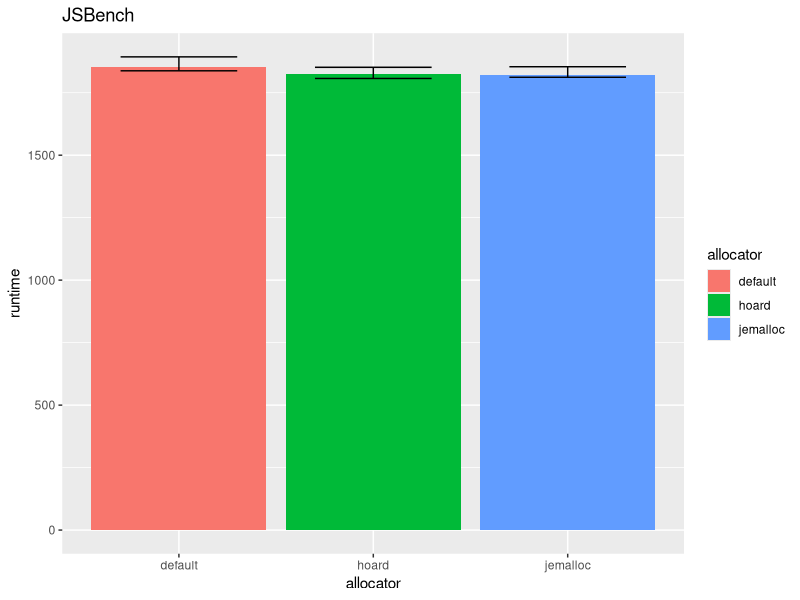
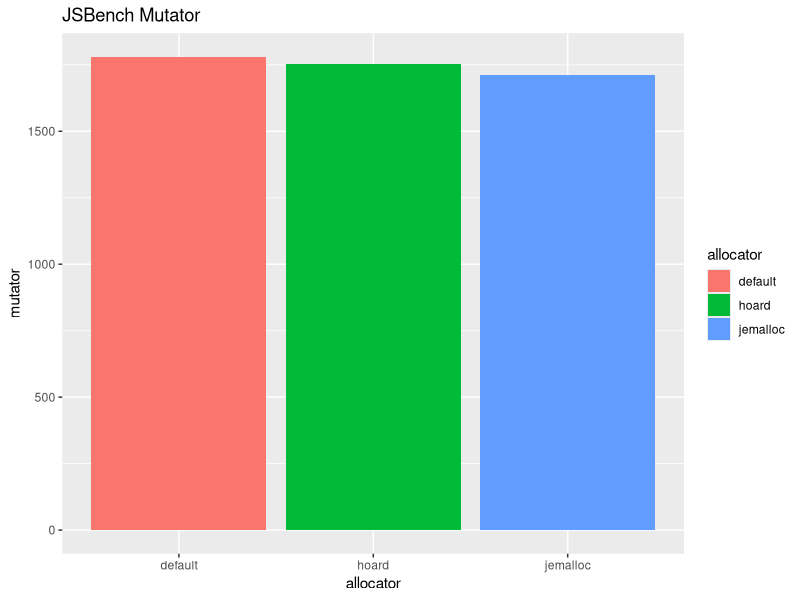
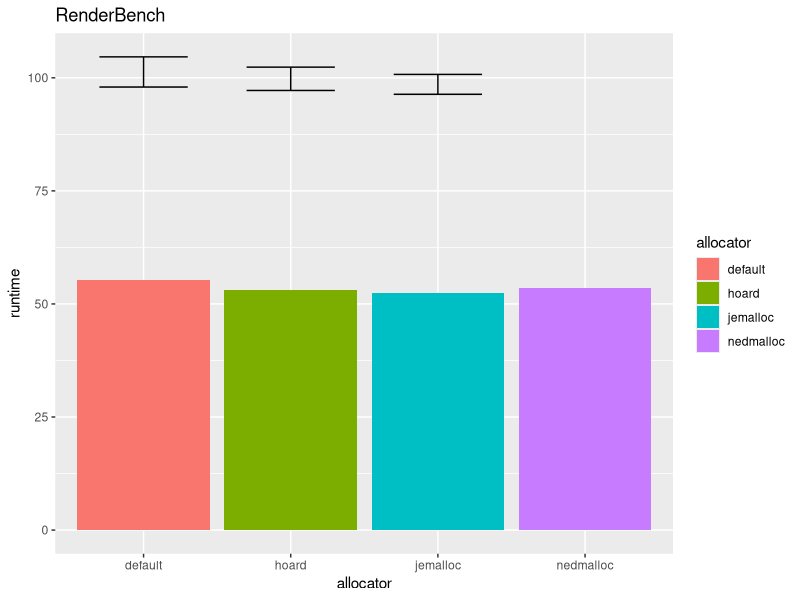
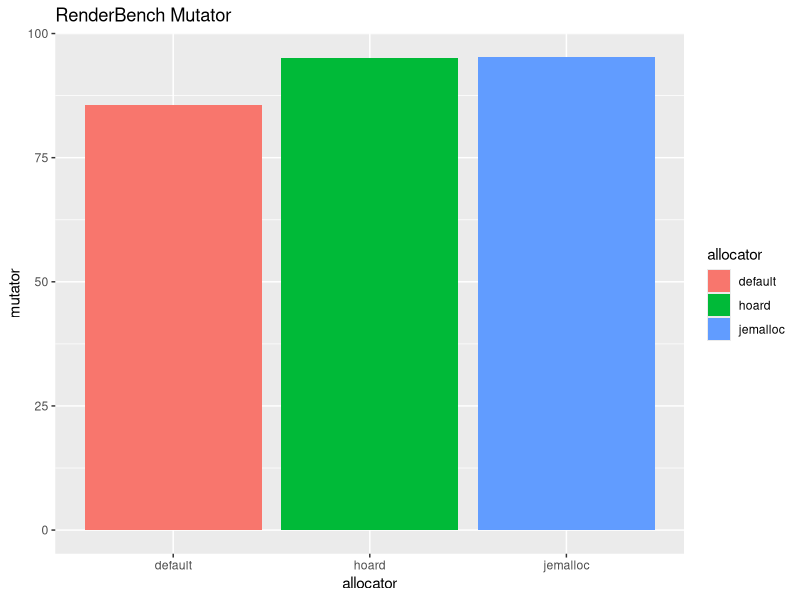
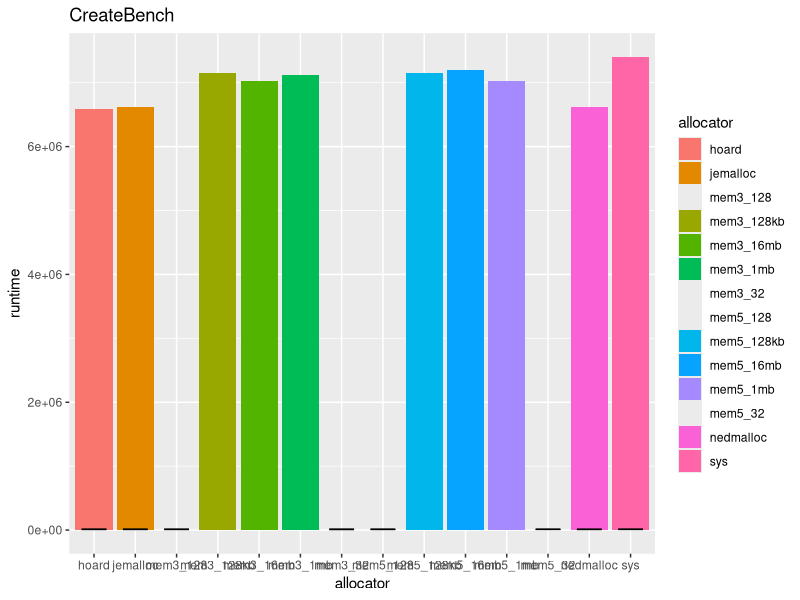
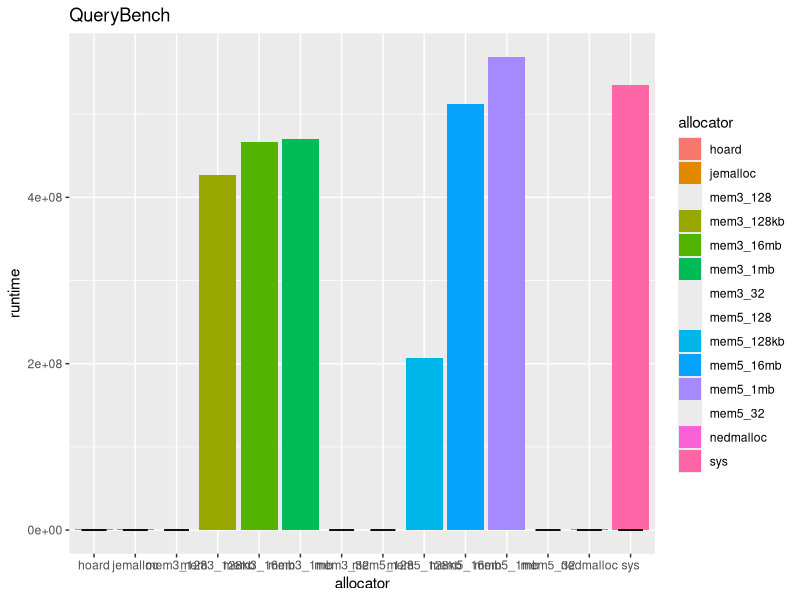
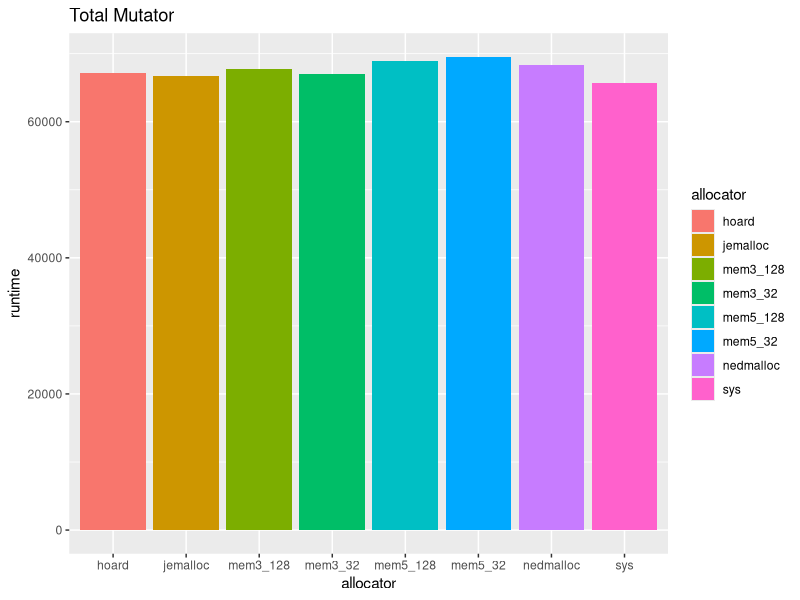

Write the R code that produced these figures, in order. (Note: this script raises an error after producing the figures.)
library(ggplot2)
library(plyr)

ffjsdata <- read.csv(file = "firefox/js.csv", header = T, sep = ",")
ffjsstats <- read.csv(file = "firefox/js_stats.csv", header = T, sep = ",")
ffrenderdata <- read.csv(file = "firefox/render.csv", header = T, sep = ",")
ffrenderstats <- read.csv(file = "firefox/render_stats.csv", header = T, sep = ",")
sqldata <- read.csv(file = "sqlite/results.csv", header = T, sep = ",")
sqlstats <- read.csv(file = "sqlite/stats.csv", header = T, sep = ",")

ffperf <- read.csv(file="firefox/perf.csv", header = T, sep = ",")
sqlperf <- read.csv(file = "sqlite/perf.csv", header = T, sep = ",")

stat_mean <- function(map) {
  stat_summary(mapping = map, fun.y=mean, geom="bar")
}

aes_alloc = aes(x=allocator, fill=allocator)

ffj <- ggplot(ffjsdata,aes_alloc) + ggtitle("JSBench") + stat_summary(mapping=aes(y=runtime), fun.y=mean, geom="bar") + geom_errorbar(data=ffjsstats, mapping=aes(ymin=mean-standard_dev, ymax=mean+standard_dev), width=0.6)
ggsave(filename = "ffj.png", ffj, width = 3.25, height = 4.25)
ffjm <- ggplot(ffjsstats,aes_alloc) + ggtitle("JSBench Mutator") + geom_bar(mapping = aes(y=mutator), stat="identity")
ggsave(filename = "ffjm.png", ffjm, width = 3.25, height = 4.25)
ffr <- ggplot(ffrenderdata,aes_alloc) + ggtitle("RenderBench") + stat_summary(mapping=aes(y=runtime), fun.y=mean, geom="bar") + geom_errorbar(data=ffrenderstats, mapping=aes(ymin=mean-standard_dev, ymax=mean+standard_dev), width=0.6)
ggsave(filename = "ffr.png", ffr, width = 3.25, height = 4.25)
ffrm <- ggplot(ffrenderstats,aes_alloc) + ggtitle("RenderBench Mutator") + geom_bar(mapping = aes(y=mutator), stat="identity")
ggsave(filename = "ffrm.png", ffrm, width = 3.25, height = 4.25)

sqlc <- ggplot(sqldata, aes_alloc) + ggtitle("CreateBench") + ylab("runtime") + stat_summary(mapping=aes(y=create), fun.y=mean, geom="bar") + geom_errorbar(data=sqlstats, mapping=aes(ymin=create_mean-create_stdev, ymax=create_mean+create_stdev), width=0.6)
ggsave(filename = "sqlc.png", sqlc, width = 7.5, height = 4.25)
sqlq <- ggplot(sqldata, aes_alloc) + ggtitle("QueryBench") + ylab("runtime") + stat_summary(mapping=aes(y=query), fun.y=mean, geom="bar") + geom_errorbar(data=sqlstats, mapping=aes(ymin=query_mean-query_stdev, ymax=query_mean+query_stdev), width=0.6)
ggsave(filename = "sqlq.png", sqlq, width = 7.5, height = 4.25)
sqlm <- ggplot(sqlstats, aes_alloc) + ggtitle("Total Mutator") + ylab("runtime") + geom_bar(mapping=aes(y=total_mutator), stat="identity")
ggsave(filename = "sqlm.png", sqlm, width = 7.5, height = 4.25)

ffa <- ggplot(ffperf, aes(x=allocator, fill=benchmark)) + ggtitle("Time Firefox Spent in Allocator") + geom_bar(aes(y=percent), position = "dodge", stat = "identity")
ggsave(filename = "ffa.png", ffa, width = 7.5, height = 4.25)
sqla <- ggplot(sqlperf, aes_alloc) + ggtitle("Time SQLite Spent in Allocator") + geom_bar(aes(y=percent), stat = "identity")
ggsave(filename = "sqla.png", sqla, width = 7.5, height = 4.25)
